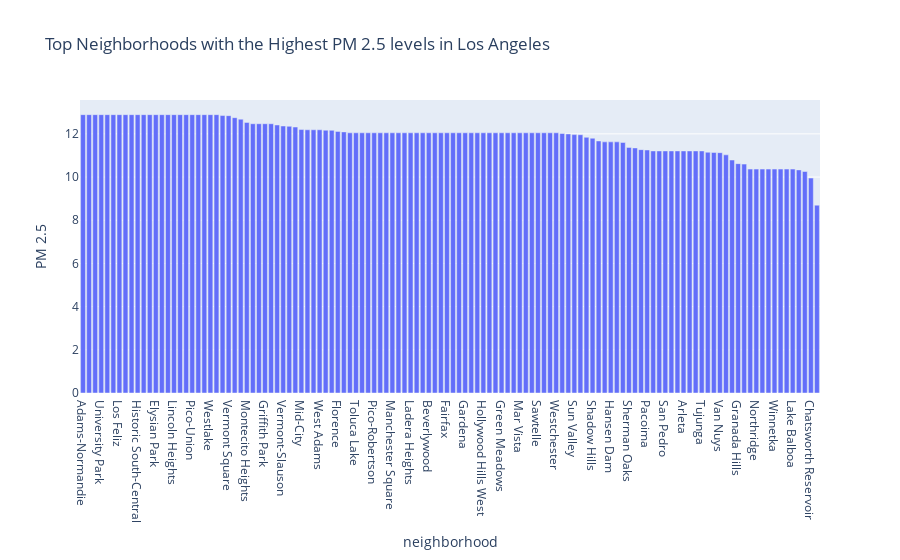

The cell this chart's notebook holds for it:
### Code cell
#plotting it onto a plotly bar graph
fig = px.bar(sort1,
       x='neighborhood',
       y='pm25',
       title='Top Neighborhoods with the Highest PM 2.5 levels in Los Angeles',
       labels={'neighborhood':'neighborhood','pm25':'PM 2.5'}
      )
fig.show()

### Figure 1 — Plotly figure (JSON) as saved in the notebook; plotly's stock layout.template omitted (floating-point values rounded to 4 significant figures)
{"data": [{"alignmentgroup": "True", "hovertemplate": "neighborhood=%{x}<br>PM 2.5=%{y}<extra></extra>", "legendgroup": "", "marker": {"color": "#636efa"}, "name": "", "offsetgroup": "", "orientation": "v", "showlegend": false, "textposition": "auto", "type": "bar", "x": ["Adams-Normandie", "Chinatown", "Windsor Square", "University Park", "South Park", "Silver Lake", "Los Feliz", "Larchmont", "Jefferson Park", "Historic South-Central", "Harvard Heights", "Exposition Park", "Elysian Park", "Echo Park", "Cypress Park", "Lincoln Heights", "Arlington Heights", "Downtown", "Pico-Union", "East Hollywood", "Boyle Heights", "Westlake", "Koreatown", "Central-Alameda", "Vermont Square", "Elysian Valley", "Mount Washington", "Montecito Heights", "Hancock Park", "Atwater Village", "Griffith Park", "Leimert Park", "Hollywood", "Vermont-Slauson", "Glassell Park", "Mid-Wilshire", "Mid-City", "Chesterfield Square", "Hollywood Hills", "West Adams", "Baldwin Hills/Crenshaw", "El Sereno", "Florence", "Hyde Park", "North Hollywood", "Toluca Lake", "Playa Vista", "Playa del Rey", "Pico-Robertson", "Rancho Park", "Valley Village", "Manchester Square", "Veterans Administration", "West Los Angeles", "Ladera Heights", "Century City", "Beverly Hills", "Beverlywood", "Florence-Firestone", "Gramercy Park", "Fairfax", "Broadway-Manchester", "Harvard Park", "Gardena", "Carthay", "Cheviot Hills", "Hollywood Hills West", "Beverly Grove", "Studio City", "Green Meadows", "Palms", "Venice", "Mar Vista", "Vermont Knolls", "Vermont Vista", "Sawtelle", "Watts", "Del Rey", "Westchester", "Westwood", "Harbor Gateway", "Sun Valley", "Highland Park", "Eagle Rock", "Shadow Hills", "Brentwood", "Bel-Air", "Hansen Dam", "Beverly Crest", "Valley Glen", "Sherman Oaks", "Sunland", "Harbor City", "Pacoima", "Panorama City", "Wilmington", "San Pedro", "Mission Hills", "San Fernando", "Arleta", "Lake View Terrace", "Lopez/Kagel Canyons", "Tujunga", "Pacific Palisades", "Sylmar", "Van Nuys", "North Hills", "Sepulveda Basin", "Granada Hills", "Encino", "Canoga Park", "Northridge", "Tarzana", "Reseda", "Winnetka", "Woodland Hills", "Porter Ranch", "Lake Balboa", "West Hills", "Chatsworth", "Chatsworth Reservoir", "Tujunga Canyons"], "xaxis": "x", "y": [12.89, 12.89, 12.89, 12.89, 12.89, 12.89, 12.89, 12.89, 12.89, 12.89, 12.89, 12.89, 12.89, 12.89, 12.89, 12.89, 12.89, 12.89, 12.89, 12.89, 12.89, 12.89, 12.89, 12.85, 12.84, 12.75, 12.68, 12.53, 12.47, 12.47, 12.47, 12.47, 12.41, 12.36, 12.35, 12.32, 12.2, 12.19, 12.19, 12.19, 12.17, 12.16, 12.11, 12.09, 12.05, 12.05, 12.05, 12.05, 12.05, 12.05, 12.05, 12.05, 12.05, 12.05, 12.05, 12.05, 12.05, 12.05, 12.05, 12.05, 12.05, 12.05, 12.05, 12.05, 12.05, 12.05, 12.05, 12.05, 12.05, 12.05, 12.05, 12.05, 12.05, 12.05, 12.05, 12.05, 12.05, 12.05, 12.05, 12.02, 12.0, 11.97, 11.96, 11.84, 11.8, 11.67, 11.63, 11.63, 11.63, 11.6, 11.37, 11.35, 11.27, 11.25, 11.21, 11.21, 11.21, 11.21, 11.21, 11.21, 11.21, 11.21, 11.21, 11.15, 11.14, 11.13, 11.03, 10.79, 10.62, 10.6, 10.37, 10.37, 10.37, 10.37, 10.37, 10.37, 10.37, 10.37, 10.33, 10.26, 9.955, 8.698], "yaxis": "y"}], "layout": {"barmode": "relative", "legend": {"tracegroupgap": 0}, "title": {"text": "Top Neighborhoods with the Highest PM 2.5 levels in Los Angeles"}, "xaxis": {"anchor": "y", "domain": [0, 1], "title": {"text": "neighborhood"}}, "yaxis": {"anchor": "x", "domain": [0, 1], "title": {"text": "PM 2.5"}}}}
